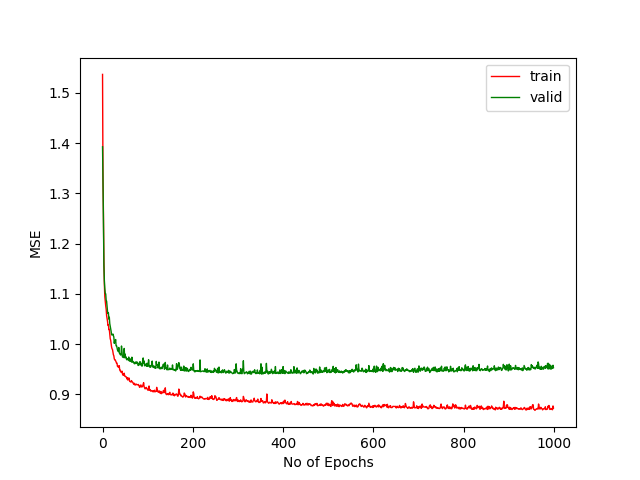

Recreate this plot in Python.
import numpy as np
import matplotlib.pyplot as plt

x = np.arange(1000)
train = np.genfromtxt('convergence_first_model8units_train.txt')
valid = np.genfromtxt('convergence_first_model8units_valid.txt')
train = np.round(train,4)
valid = np.round(valid,4)
labels = ['train', 'valid']
colors = ['r','g']

fig = plt.figure()
ax = fig.add_subplot(111)
ax.set_xlabel('No of Epochs')
ax.set_ylabel('MSE')
ax.plot(x, train,  c='r', label='train', linewidth=1.0)
ax.plot(x, valid,  c='g', label='valid', linewidth=1.0)
plt.legend()
plt.show()
